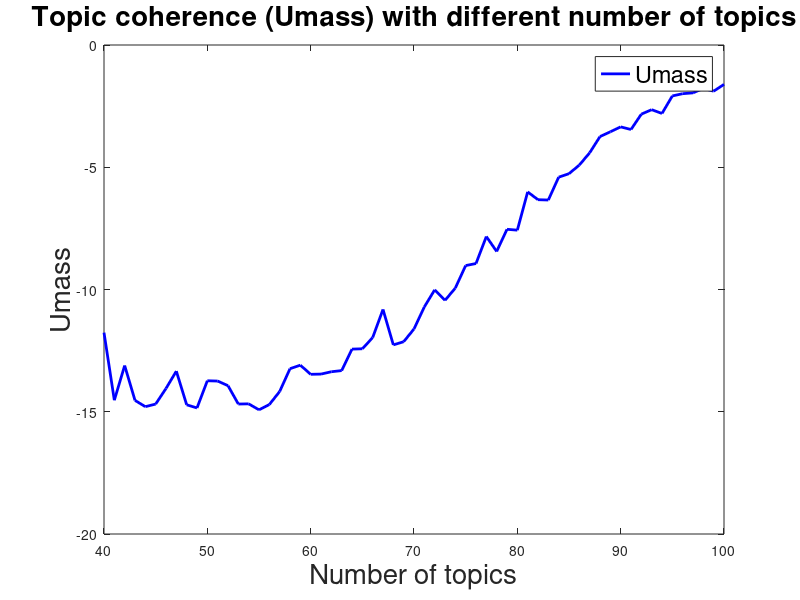
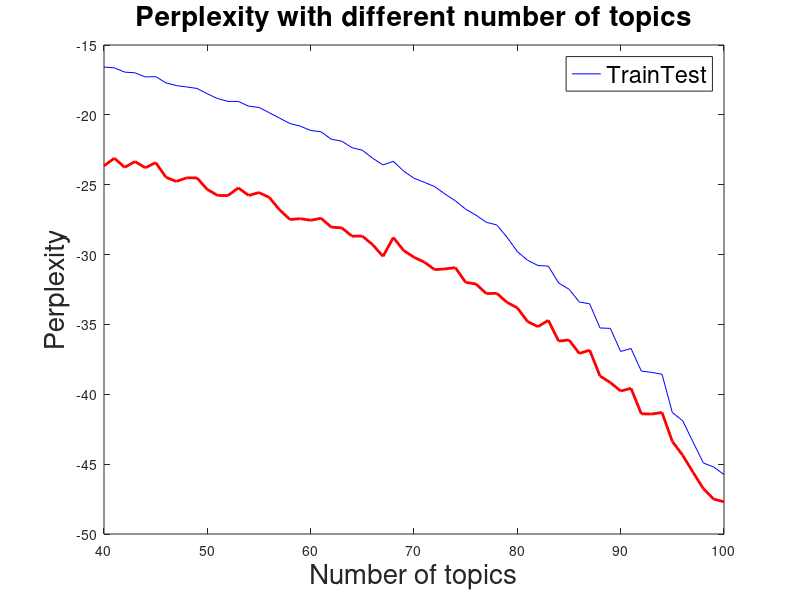

Recreate these plots in MATLAB, in order.
data_umass = load("Data/Result_timestamp/Germany_2018_50_result_umass.csv");
data_perplexity_train = load("Data/Result_timestamp/Germany_2018_50_result_perplexity_train.csv");
data_perplexity_test = load("Data/Result_timestamp/Germany_2018_50_result_perplexity_test.csv");

f1 = figure;
plot(data_umass(:,1), data_umass(:,2), "-b", "linewidth",2);
xlabel("Number of topics", "FontSize", 20);
ylabel("Umass", "FontSize", 20);

title("Topic coherence (Umass) with different number of topics", "FontSize", 20);
legend('Umass', "FontSize", 17);

f2 = figure;
plot(data_perplexity_train(:, 1), data_perplexity_train(:, 2), "-b", data_perplexity_test(:, 1), data_perplexity_test(:, 2), "-r", "linewidth", 2);
xlabel("Number of topics", "FontSize", 20);
ylabel("Perplexity", "FontSize", 20);

title("Perplexity with different number of topics", "FontSize", 20);
legend(["Train", "Test"], "FontSize", 17);


% 77 for France 
% 90 for China
% 79 for Germany
% 82 for Japan
% 92 for Korea
% 76 for Vietnam